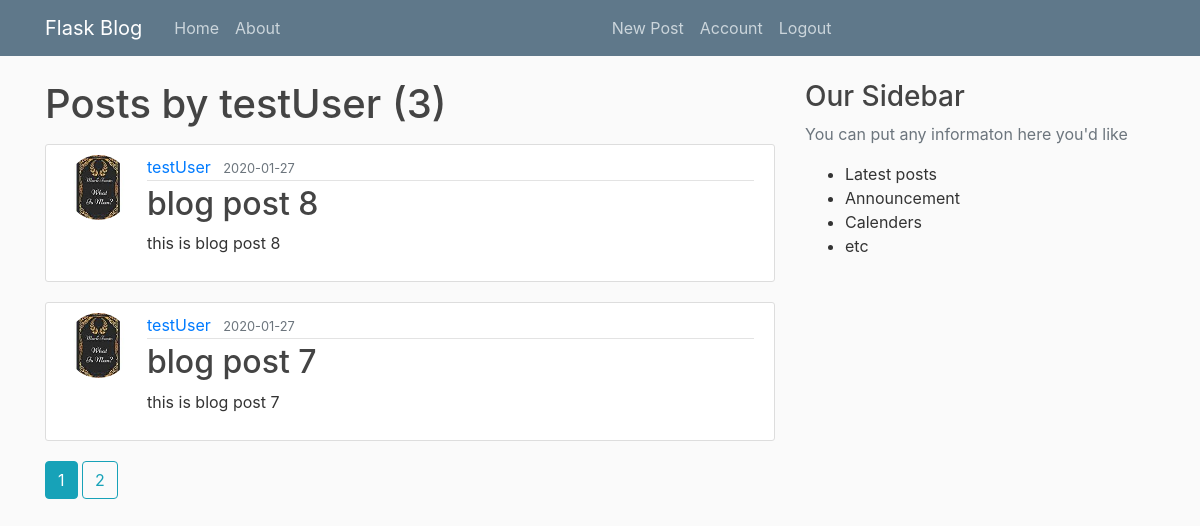
/user/testUser (signed in), run on the app's committed database.
### flaskblog/models.py (models this page shows, shortened)
class User(db.Model , UserMixin):
    id = db.Column(db.Integer,primary_key=True)
    username = db.Column(db.String(20),unique=True,nullable=False)
    email = db.Column(db.String(120),unique=True,nullable=False)
    image_file = db.Column(db.String(20),nullable=False,default='default.jpg')
    password = db.Column(db.String(60) , nullable=False)
    posts = db.relationship('Post', backref='author', lazy=True)

class Post(db.Model):
    id = db.Column(db.Integer, primary_key=True)
    title  = db.Column(db.String(20), nullable=False)
    date_posted = db.Column(db.DateTime, nullable=False, default=datetime.utcnow)
    content = db.Column(db.Text, nullable=False)
    user_id = db.Column(db.Integer,db.ForeignKey('user.id'), nullable=False)

### flaskblog/routes.py (the view)
@app.route('/user/<string:username>')
def user_posts(username):
    page = request.args.get('page',1,type=int)
    user = User.query.filter_by(username=username).first_or_404()
    posts = Post.query.filter_by(author=user)\
        .order_by(Post.date_posted.desc())\
        .paginate(page,per_page=2)
    return render_template('user_posts.html', posts=posts, user=user )

### flaskblog/models.py (called while the page is built)
@login_manager.user_loader
def load_user(user_id):
    return User.query.get(int(user_id))

### flaskblog/templates/user_posts.html
{% extends 'layout.html' %}
{% block content %}
       <h1 class="mb-3"> Posts by {{ user.username }} ({{ posts.total }}) </h1>
       {% for post in posts.items %}
       <article class="media content-section">
        <img src="{{url_for('static',filename='profile_Pics/' + post.author.image_file)}}" alt="" class="rounded-circle article-img">
        <div class="media-body">
          <div class="article-metadata">
            <a class="mr-2" href="{{url_for('user_posts',username=post.author.username )}}">{{ post.author.username }}</a>
            <small class="text-muted">{{ post.date_posted.strftime('%Y-%m-%d') }}</small>
          </div>
          <h2><a class="article-title" href="{{url_for('post', post_id = post.id )}}">{{ post.title }}</a></h2>
          <p class="article-content">{{ post.content }}</p>
        </div>
      </article>
       {% endfor %}
       {% for page_num in posts.iter_pages(left_edge=1,right_edge=1,left_current=1,right_current=2) %}
          {% if page_num %}
              {% if posts.page == page_num  %}
                 <a class="btn btn-info mb-4" href="{{ url_for('user_posts',username=user.username, page = page_num ) }}">{{ page_num }}</a>
               {% else %}
                 <a class="btn btn-outline-info mb-4" href="{{ url_for('user_posts',username=user.username, page = page_num ) }}">{{ page_num }}</a>
              {% endif %}
          {% else %}
             ...
          {% endif %}
       {% endfor %}
 {% endblock content %}

### flaskblog/static/main.css (style rules this page uses)
body { background: #fafafa; color: #333333; margin-top: 5rem; }
h1, h2, h3, h4, h5, h6 { color: #444444; }
.content-section { background: #ffffff; padding: 10px 20px; border: 1px solid #dddddd; border-radius: 3px; margin-bottom: 20px; }
.article-title { color: #444444; }
.article-content { white-space: pre-line; }
.article-img { height: 65px; width: 65px; margin-right: 16px; }
.article-metadata { padding-bottom: 1px; margin-bottom: 4px; border-bottom: 1px solid #e3e3e3 }

### data on the page
User: username "testUser"
Post: image_file (picture), author.username "testUser", date_posted "2020-01-27", title "blog post 8", content "this is blog post 8"
Post: image_file (picture), author.username "testUser", date_posted "2020-01-27", title "blog post 7", content "this is blog post 7"

### other printed values
{{ posts.total }} "3"
{{ page_num }} "1"
{{ page_num }} "2"
